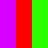

A level layout from a 2D game, rendered from its tile map. Below: a short description, then the map file with tile-grid data replaced by summaries:
An orthogonal 3x3 tile map with 16x16 px tiles, 2 tile layers (Tile Layer 1, Tile Layer 2).

<map version="1.0" orientation="orthogonal" width="3" height="3" tilewidth="16" tileheight="16">
 <tileset firstgid="1" name="RGBV-Spritesheet_2x2" tilewidth="16" tileheight="16">
  <image source="RGBV-Spritesheet_2x2.png" width="32" height="32" />
  <tile id="0">
   <properties>
    <property name="TRP1" value="0" />
   </properties>
  </tile>
 </tileset>
 <layer name="Tile Layer 1" width="3" height="3">
  <properties>
   <property name="L1P1" value="0" />
  </properties>
  <data>[9 cells, 9 non-empty, 3 distinct tile ids]</data>
 </layer>
 <layer name="Tile Layer 2" width="3" height="3">
  <properties>
   <property name="L2P1" value="0" />
  </properties>
  <data>[9 cells, 8 non-empty, 3 distinct tile ids]</data>
 </layer>
</map>
